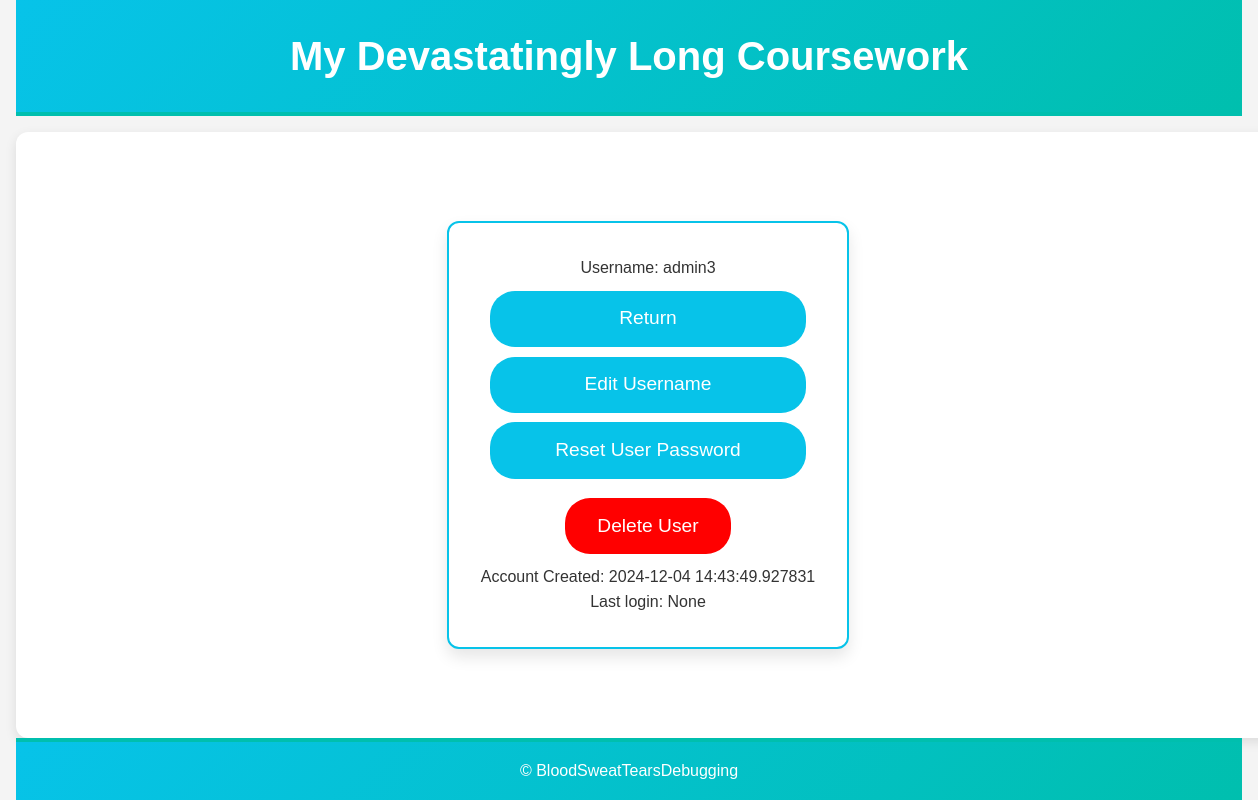
Page /adminUserManagement/admin3 (signed in) on the committed database.
### gmail_app.py (models this page shows)
class baseDatabaseModel(db.Model):
    __abstract__ = True
    createdAt = db.Column(db.DateTime, default=datetime.now)
    updatedAt = db.Column(db.DateTime, default=datetime.now, onupdate=datetime.now)

class User(baseDatabaseModel, UserMixin):
    id = db.Column(db.Integer, primary_key=True)
    username = db.Column(db.String(20), nullable=False, unique=True)
    password = db.Column(db.String(80), nullable=False)
    credentials = db.Column(encryptedType, nullable=True)
    emailsLoaded = db.Column(db.DateTime, nullable=True)
    emails = db.relationship('Email', back_populates='user', cascade='all, delete-orphan')
    securityQuestion = db.Column(db.String(50), nullable=True)
    securityAnswer = db.Column(db.String(120), nullable=True)
    passwordAttempts = db.Column(db.Integer, nullable=False, default=0)
    locked = db.Column(db.Boolean, nullable=False, default=False)
    type = db.Column(db.Integer, nullable=False)
    lastLogin = db.Column(db.DateTime, nullable=True)

### gmail_app.py (the view)
@app.route('/adminUserManagement/<username>', methods=['GET', 'POST'])
@login_required
def adminUserManagementUser(username):
    user = User.query.filter_by(username=username).first()
    return render_template('adminUserManagementUser.html', user=user)

### gmail_app.py (called while the page is built)
@login_manager.user_loader
def load_user(user_id):
    return User.query.get(int(user_id))

    def process_result_value(self, value, dialect):
        if value is not None:
            value = self.fernet.decrypt(value.encode()).decode()
        return value

### templates/adminUserManagementUser.html (shortened to what this page needs)
{% extends 'base.html' %}
{% block content %}
<div id="usernameBox" class="box">
    <p>Username: {{ user.username }}</p>
    <a href="{{ url_for('adminUserManagement') }}" class="home-button">Return</a>
    <a href="{{ url_for('editUsername', username=user.username) }}" class="home-button">Edit Username</a>
    <a href="{{ url_for('resetUserPassword', username=user.username) }}" class="home-button">Reset User Password</a>
    <a href="{{ url_for('deleteUser', username=user.username) }}" class="home-button" id="Delete">Delete User</a>
    <p>Account Created: {{ user.createdAt }}</p>
    <p>Last login: {{ user.lastLogin }}</p>
</div>
{% endblock %}

### static/style.css (style rules this page uses)
body, h1, h2, h3, p, ul, li, a { margin: 0; padding: 0; list-style: none; text-decoration: none; color: inherit; }
body { font-family: 'Arial', sans-serif; line-height: 1.6; background-color: #f4f4f4; color: #333; display: flex; flex-direction: column; min-height: 100vh; padding: 0 1rem; }
.box { background-color: #ffffff; border-radius: 12px; box-shadow: 0 8px 16px rgba(0, 0, 0, 0.1); padding: 2rem; text-align: center; border: 2px solid #07c3e9; max-width: 100%; overflow: hidden; }
.home-button { background-color: #07c3e9; color: #fff; border: none; border-radius: 25px; padding: 0.8rem 2rem; font-size: 1.2rem; margin: 0.6rem; cursor: pointer; transition: background-color 0.3s ease, transform 0.3s ease; }
a { color: #07c3e9; text-decoration: none; font-size: 1rem; margin-top: 1rem; display: block; }
#Delete { background-color: red; display: inline-block; }

### rows in the picture
User: username "admin3", createdAt "2024-12-04 14:43:49.927831", lastLogin "None"
